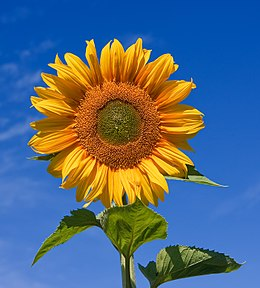
#> input picture Week 4/sunflower.jpg, 260 x 288 px, found by its file name
$ python histogram.py
#> lines starting #> are read from the running program, lines starting #| are printed output that depends on the picture

# coding: utf-8

# In[1]:


import os
cwd = os.getcwd()
cwd


# In[2]:


import matplotlib.pyplot as plt
import matplotlib.image as mpimg
import numpy as np
img=mpimg.imread('sunflower.jpg')
#> img is the input picture: shape (288, 260, 3); mean R, G, B 84, 106.1, 127.7
get_ipython().run_line_magic('matplotlib', 'inline')

plt.subplot(20,20,4)


# In[3]:


plt.subplot(1,2,2),plt.imshow(255-img)         #  inverse burada ; 255-I


# In[4]:


def my_histogram(image):

    my_H_R={}
    for i in range(image.shape[0]):
        for j in range(image.shape[1]):
            if(image[i,j,0] in my_H_R.keys()):
                my_H_R[image[i,j,0]]+=1
            else:
                my_H_R[image[i,j,0]]=1

    my_H_G={}
    for i in range(image.shape[0]):
        for j in range(image.shape[1]):
            if(image[i,j,1] in my_H_G.keys()):
                my_H_G[image[i,j,1]]+=1
            else:
                my_H_G[image[i,j,1]]=1
    my_H_B={}
    for i in range(image.shape[0]):
        for j in range(image.shape[1]):
            if(image[i,j,2] in my_H_B.keys()):
                my_H_B[image[i,j,2]]+=1
            else:
                my_H_B[image[i,j,2]]=1
    return (my_H_R,my_H_G,my_H_B)


# In[5]:


my_histogram=my_histogram(img)


# In[6]:


x=[]
y=[]
for i in my_histogram[0].keys():
    x.append(i)
    y.append(my_histogram[0][i])
#> this loop made 256 passes
#> i on passes 2, 6, 8: 0, 4, 6
#> after the loop, x = 256 values, max 255 at index 66, min 0 at index 1, mean 127.5; y = 256 values, max 5944 at index 1, min 93 at index 121, mean 292.5
plt.subplot(1,3,1),plt.plot(x,y)

x=[]
y=[]
for i in my_histogram[1].keys():
    x.append(i)
    y.append(my_histogram[1][i])
#> this loop made 245 passes
#> i on passes 1 to 3: 71, 72, 73
#> after the loop, x = 245 values, max 246 at index 76, min 0 at index 235, mean 122; y = 245 values, max 1935 at index 6, min 1 at index 244, mean 305.6
plt.subplot(1,3,2),plt.plot(x,y)
x=[]
y=[]

for i in my_histogram[2].keys():
    x.append(i)
    y.append(my_histogram[2][i])
#> this loop made 242 passes
#> i on passes 1 to 3: 167, 168, 169
#> after the loop, x = 242 values, max 255 at index 225, min 0 at index 148, mean 120.7; y = 242 values, max 7493 at index 148, min 1 at index 210, mean 309.4
plt.subplot(1,3,3),plt.plot(x,y)


# In[7]:


mean=sum(img)/len(img)
#> mean = 260 rows, first 8: [0.319, 0.556, 0.292], [0.295, 0.705, 0.26], [0.51, 0.837, 0.458], [0.566, 0.184, 0.462], [0.799, 0.177, 0.722], [0.726, 0.17, 0.576], [0.677, 0.844, 0.531], [0.549, 0.833, 0.361]
mean


# In[8]:


def my_mean(image,c=0):
#> called with c = 2
    s_R=0
    m=image.shape[0]
#> m = 288
    n=image.shape[1]
#> n = 260
    for i in range(image.shape[0]):
            for j in range(image.shape[1]):
                s_R=s_R+image[i,j,c]
#> after the loop, s_R = 9561754
    return s_R/(m*n)


# In[9]:


my_mean(img,2)
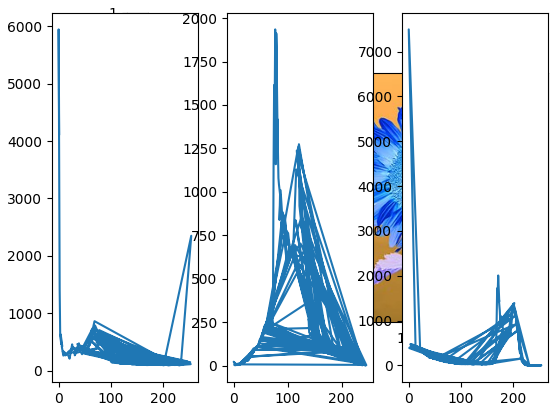
#> figure drawn by matplotlib, 4 panels
